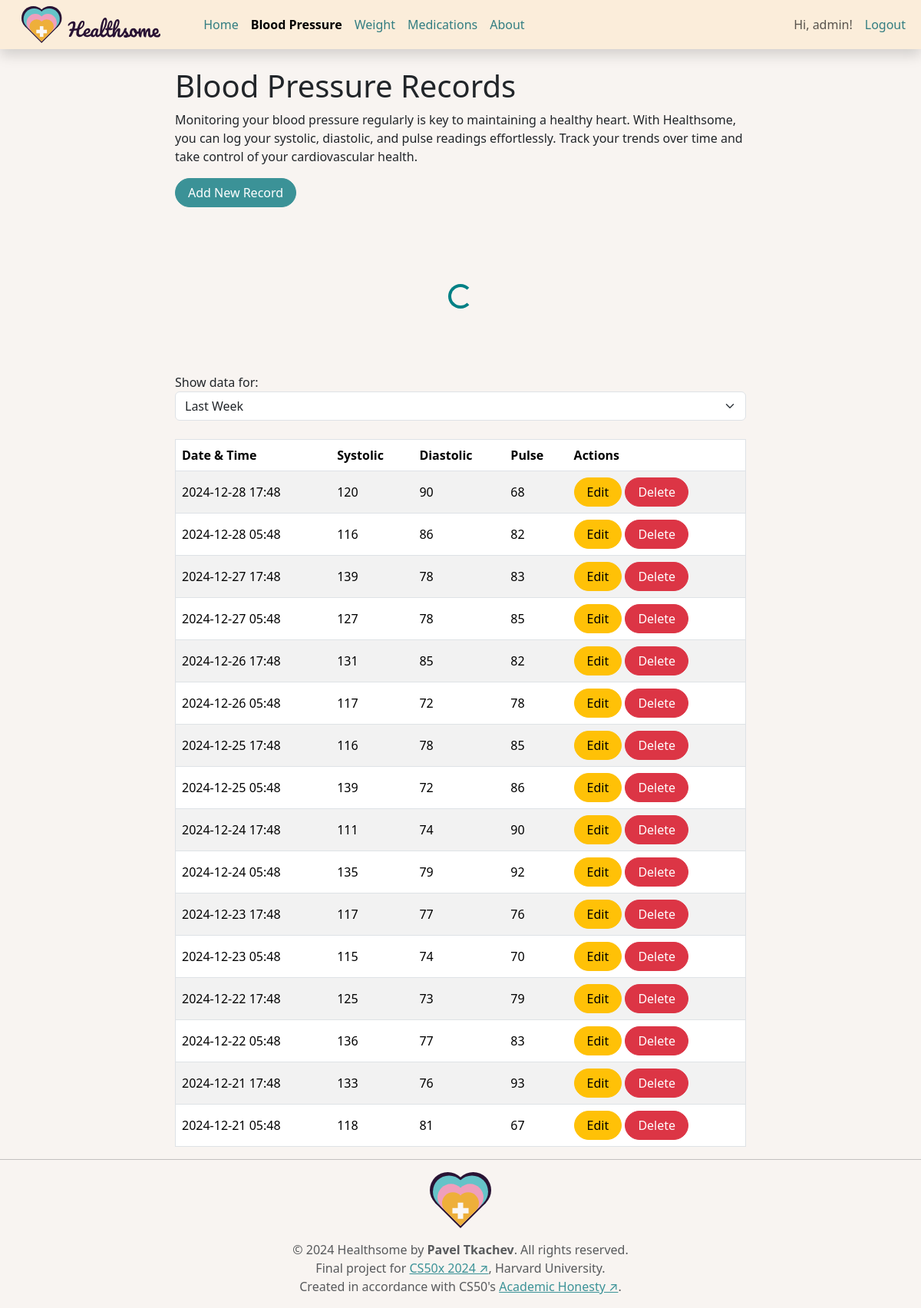
The page /blood_pressure/ (signed in) on the database its author committed.
### tables this page shows
CREATE TABLE users (
    -- Unique user ID
    id INTEGER PRIMARY KEY AUTOINCREMENT,
    -- Username for login
    username TEXT NOT NULL UNIQUE,
    -- Hashed password for security
    password_hash TEXT NOT NULL
);

CREATE TABLE blood_pressure (
    -- Unique record ID
    id INTEGER PRIMARY KEY AUTOINCREMENT,
    -- ID of the user who owns this record
    user_id INTEGER NOT NULL,
    -- Systolic blood pressure
    systolic INTEGER NOT NULL,
    -- Diastolic blood pressure
    diastolic INTEGER NOT NULL,
    -- Pulse
    pulse INTEGER  NOT NULL,
    -- Date and time of the measurement
    date_time TEXT NOT NULL,
    -- Foreign key linking to users table
    FOREIGN KEY (user_id) REFERENCES users (id)
);

### modules/metrics/blood_pressure.py (the view)
@bp.route('/')
def list_records():
    user_id = session.get('user_id')
    if not user_id:
        flash("Please log in to view your records.", "error")
        return redirect(url_for('auth.login'))
    range_option = request.args.get('range', 'last_week')  # Default to 'last_week'
    start_date, end_date = calculate_date_range(range_option)
    query = "SELECT * FROM blood_pressure WHERE user_id = ?"
    params = [user_id]
    if start_date:
        query += " AND date_time BETWEEN ? AND ? ORDER BY date_time DESC"
        params.extend([start_date, end_date])
    else:
        query += " ORDER BY date_time DESC"
    records = query_db(query, params)
    return render_template('metrics/blood_pressure/list.html', records=records, range_option=range_option)

### helpers/datetime_helpers.py (called while the page is built)
def to_iso_format(dt_str):
    try:
        return datetime.strptime(dt_str, "%Y-%m-%dT%H:%M").strftime("%Y-%m-%d %H:%M")
    except ValueError:
        return dt_str  # Return as-is if the format is invalid

def calculate_date_range(range_option):
    now = datetime.now()
    if range_option == 'last_week':
        start_date = (now - timedelta(days=7)).strftime('%Y-%m-%d 00:00:00')  # Start of 7 days ago
        end_date = now.strftime('%Y-%m-%d 23:59:59')  # End of today
    elif range_option == 'last_month':
        start_date = (now - timedelta(days=30)).strftime('%Y-%m-%d 00:00:00')  # Start of 30 days ago
        end_date = now.strftime('%Y-%m-%d 23:59:59')  # End of today
    else:
        start_date = None  # No start date for 'all_time'
        end_date = None    # No end date for 'all_time'
    return start_date, end_date

### helpers/db_helpers.py (called while the page is built)
def get_db():
    if 'db' not in g:
        g.db = sqlite3.connect(DATABASE)
        g.db.row_factory = sqlite3.Row
    return g.db

def query_db(query, args=(), one=False):
    cur = get_db().execute(query, args)
    rv = cur.fetchall()
    cur.close()
    return (rv[0] if rv else None) if one else rv

### templates/metrics/blood_pressure/list.html (shortened to what this page needs)
{% extends "layout.html" %}
{% block body %}
<div class="col-lg-8 mx-auto">
    <h1>Blood Pressure Records</h1>
    <p>Monitoring your blood pressure regularly is key to maintaining a healthy heart. With Healthsome, you can log your
        systolic, diastolic, and pulse readings effortlessly. Track your trends over time and take control of your
        cardiovascular health.</p>
    <a class="btn btn-primary rounded-pill px-3 mb-3" href="{{ url_for('blood_pressure.create_record') }}">Add New
        Record</a>
    {% if records %}
    <div id="chartLoader" class="d-flex justify-content-center align-items-center" style="height: 200px;">
        <div class="spinner-border text-primary" role="status">
        </div>
    </div>
    {% endif %}
    <form method="get" class="mb-3">
        <label for="range">Show data for:</label>
        <select id="range" name="range" class="form-select" onchange="this.form.submit()">
            <option value="last_week" {% if range_option=='last_week' %}selected{% endif %}>Last Week</option>
        </select>
    </form>
    <table border="1" class="table table-striped table-hover mt-4">
        <thead>
            <tr>
                <th>Date & Time</th>
                <th>Systolic</th>
                <th>Diastolic</th>
                <th>Pulse</th>
                <th>Actions</th>
            </tr>
        </thead>
        <tbody>
            {% for record in records %}
            <tr>
                <td>{{ record.date_time|to_iso_format }}</td>
                <td>{{ record.systolic }}</td>
                <td>{{ record.diastolic }}</td>
                <td>{{ record.pulse }}</td>
                <td>
                    <a class="btn btn-warning rounded-pill px-3"
                        href="{{ url_for('blood_pressure.edit_record', record_id=record.id) }}">Edit</a>
                    <form action="{{ url_for('blood_pressure.delete_record', record_id=record.id) }}" method="post"
                        style="display:inline;">
                        <button class="btn btn-danger rounded-pill px-3" type="submit"
                            onclick="return confirm('Are you sure?')">Delete</button>
                    </form>
                </td>
            </tr>
            {% endfor %}
        </tbody>
    </table>
</div>
{% endblock %}

### templates/layout.html (shortened to what this page needs)
<!DOCTYPE html>
<html lang="en">
<head>
    <link href="https://cdn.jsdelivr.net/npm/bootstrap@5.3.3/dist/css/bootstrap.min.css" rel="stylesheet"
>
    <link rel="stylesheet" href="{{ url_for('static', filename='css/styles.css') }}">
</head>
<body>
    <header class="navbar navbar-expand-lg bd-navbar sticky-top shadow">
        <nav class="container-xxl bd-gutter flex-wrap flex-lg-nowrap">
            <a class="navbar-brand p-0 ms-3 me-0 me-lg-5 header__logo" href="/">
                <img src="{{ url_for('static', filename='img/LOGO_H.svg') }}" alt="Healthsome Logo">
            </a>
            <div class="offcanvas-lg offcanvas-end flex-grow-1 bg-accent" data-bs-scroll="true" id="bdNavbar">
                {% from "utils/navigation.html" import nav_link %}
                <div class="offcanvas-body p-4 pt-0 p-lg-0">
                    {% if current_user %}
                    <ul class="navbar-nav flex-row flex-wrap bd-navbar-nav justify-content-center">
                        <li class="nav-item col-6 col-lg-auto" data-bs-content="" data-bs-placement="bottom">
                            {{ nav_link('main.index', 'Home') }}
                        </li>
                        <li class="nav-item col-6 col-lg-auto" data-bs-content="" data-bs-placement="bottom">
                            {{ nav_link('blood_pressure.list_records', 'Blood Pressure') }}
                        </li>
                        <li class="nav-item col-6 col-lg-auto" data-bs-content="" data-bs-placement="bottom">
                            {{ nav_link('weight.list_records', 'Weight') }}
                        </li>
                        <li class="nav-item col-6 col-lg-auto" data-bs-content="" data-bs-placement="bottom">
                            {{ nav_link('medications.list_records', 'Medications') }}
                        </li>
                        <li class="nav-item col-6 col-lg-auto" data-bs-content="" data-bs-placement="bottom">
                            {{ nav_link('main.about', 'About') }}
                        </li>
                    </ul>
                    {% endif %}
                    <ul class="navbar-nav flex-row bd-navbar-nav ms-auto">
                        {% if current_user %}
                        <li class="nav-item col-6 col-lg-auto" data-bs-content="" data-bs-placement="bottom">
                            <span class="nav-link py-2 px-0 px-lg-2">Hi, {{ current_user }}!</span>
                        </li>
                        <li class="nav-item col-6 col-lg-auto" data-bs-content="" data-bs-placement="bottom">
                            {{ nav_link('auth.logout', 'Logout') }}
                        </li>
                        {% endif %}
                    </ul>
                </div>
            </div>
        </nav>
    </header>
    <main>
        <div class="container">
            {% block body %}{% endblock %}
        </div>
    </main>
    <footer class="footer mt-auto">
        <hr>
        <a class="d-block my-3 text-decoration-none footer__logo" href="/">
            <img src="{{ url_for('static', filename='img/LOGO_ICON.svg') }}" alt="Healthsome Icon">
        </a>
        <p class="text-center text-muted">
            &copy; 2024 Healthsome by <strong>Pavel Tkachev</strong>. All rights reserved.
            <br>
            Final project for <a href="https://cs50.harvard.edu/x/2024/" target="_blank" rel="noopener noreferrer">CS50x
                2024 ↗</a>,
            Harvard University.
            <br>
            Created in accordance with CS50's <a href="https://cs50.harvard.edu/x/2024/honesty/" target="_blank"
                rel="noopener noreferrer">Academic Honesty ↗</a>.
        </p>
    </footer>
</body>
</html>

### templates/utils/navigation.html
{% macro nav_link(endpoint, title) %}
{% if request.path == url_for(endpoint) %}
<span class="nav-link py-2 px-0 px-lg-2 active">{{ title }}</span>
{% else %}
<a class="nav-link py-2 px-0 px-lg-2" href="{{ url_for(endpoint) }}">{{ title }}</a>
{% endif %}
{% endmacro %}

### static/css/styles.css (style rules this page uses)
:root { --bs-primary: hsl(183, 44%, 41%); --bs-primary-rgb: 0, 128, 133; }
.nav-link.active { font-weight: bold; cursor: default; }
body { background-color: hsl(26, 33%, 96%); }
header.navbar { background-color: hsl(34, 81%, 92%); }
main { margin-top: 1.5rem; }
.mt-auto { margin-top: auto !important; }
.table { vertical-align: middle; }
#chartLoader { height: 200px; display: flex; justify-content: center; align-items: center; }

### rows shown on the page
users: username "admin"
blood_pressure: date_time|to_iso_format "2024-12-28 17:48", systolic "120", diastolic "90", pulse "68"
blood_pressure: date_time|to_iso_format "2024-12-28 05:48", systolic "116", diastolic "86", pulse "82"
blood_pressure: date_time|to_iso_format "2024-12-27 17:48", systolic "139", diastolic "78", pulse "83"
blood_pressure: date_time|to_iso_format "2024-12-27 05:48", systolic "127", diastolic "78", pulse "85"
blood_pressure: date_time|to_iso_format "2024-12-26 17:48", systolic "131", diastolic "85", pulse "82"
blood_pressure: date_time|to_iso_format "2024-12-26 05:48", systolic "117", diastolic "72", pulse "78"
blood_pressure: date_time|to_iso_format "2024-12-25 17:48", systolic "116", diastolic "78", pulse "85"
blood_pressure: date_time|to_iso_format "2024-12-25 05:48", systolic "139", diastolic "72", pulse "86"
blood_pressure: date_time|to_iso_format "2024-12-24 17:48", systolic "111", diastolic "74", pulse "90"
blood_pressure: date_time|to_iso_format "2024-12-24 05:48", systolic "135", diastolic "79", pulse "92"
blood_pressure: date_time|to_iso_format "2024-12-23 17:48", systolic "117", diastolic "77", pulse "76"
blood_pressure: date_time|to_iso_format "2024-12-23 05:48", systolic "115", diastolic "74", pulse "70"
blood_pressure: date_time|to_iso_format "2024-12-22 17:48", systolic "125", diastolic "73", pulse "79"
blood_pressure: date_time|to_iso_format "2024-12-22 05:48", systolic "136", diastolic "77", pulse "83"
blood_pressure: date_time|to_iso_format "2024-12-21 17:48", systolic "133", diastolic "76", pulse "93"
blood_pressure: date_time|to_iso_format "2024-12-21 05:48", systolic "118", diastolic "81", pulse "67"

### other values the page prints
{{ title }} "Home Weight Medications About Logout"
{{ title }} "Blood Pressure"
